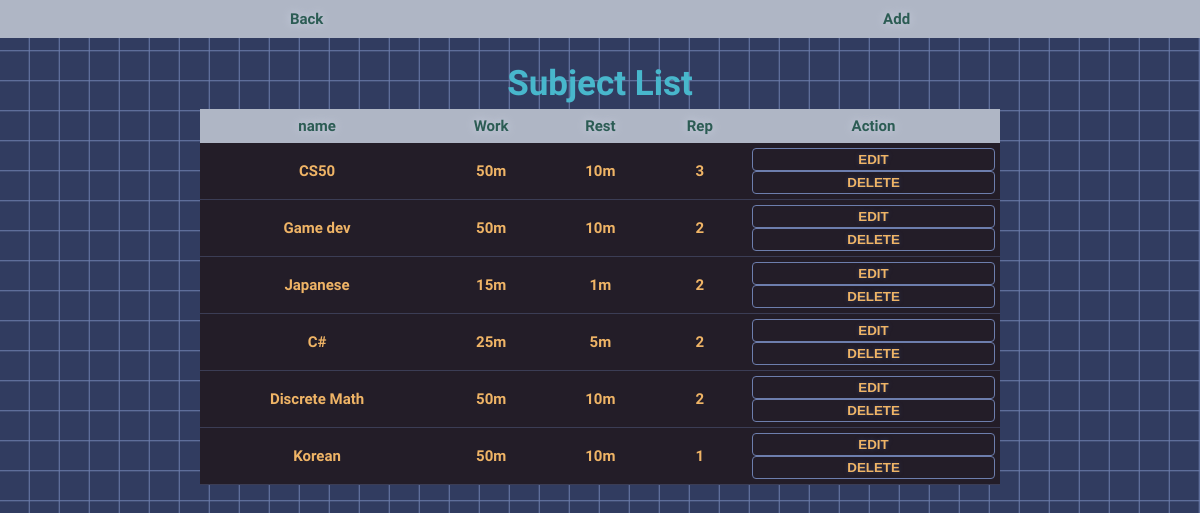
The page /tasks on the database its author committed.
### tables this page shows
CREATE TABLE tasks (id INTEGER PRIMARY KEY AUTOINCREMENT NOT NULL, name TEXT NOT NULL, work_time INTEGER NOT NULL, rest_time INTEGER DEFAULT NULL, repetition INTEGER DEFAULT 1);

### app.py (the view)
@app.route("/tasks")
def tasks():
    tasks = db.execute("SELECT * FROM tasks")
    return render_template("tasks.html", tasks=tasks)

### app.py (called while the page is built)
@app.after_request
def after_request(response):
    response.headers["Cache-Control"] = "no-cache, no-store, must-revalidate"
    response.headers["Expires"] = 0
    response.headers["Pragma"] = "no-cache"
    return response

### helper.py (called while the page is built)
def to_hours_minutes(minutes):
    hours = 0
    minutes = minutes
    while (minutes >= 60):
        hours += 1
        minutes -= 60
    if hours == 0:
        return f"{minutes}m"
    else:
        return f"{hours}h {minutes}m"

### templates/tasks.html (shortened to what this page needs)
{% extends "layout.html" %}
{% block body %}
<div class="top">
    <a href="/">Back</a>
    <a href="/add">Add</a>
</div>
<div class="middle">
    <h2>Subject List</h2>
    <div class="table-container">
        <table>
            <thead>
                <tr>
                    <th>name</th>
                    <th>Work</th>
                    <th>Rest</th>
                    <th>Rep</th>
                    <th>Action</th>
                </tr>
            </thead>
            <tbody>
                {% for task in tasks %}
                    <tr>
                        <td>{{ task.name }}</td>
                        <td>{{ task.work_time | to_hours_minutes }}</td>
                        <td>{{ task.rest_time | to_hours_minutes }}</td>
                        <td>{{ task.repetition }}</td>
                        <td>
                            <form action="/edit" method="get">
                                <button>Edit</button>
                            </form>
                            <form action="/delete" method="get">
                                <button>Delete</button>
                            </form>
                        </td>
                    </tr>
                {% endfor %}
            </tbody>
        </table>
    </div>
</div>
{% endblock %}

### static/styles.css (style rules this page uses)
body { background: #313c60; color: #2c5c54; text-shadow: 0 0 10px #cdd4e3; font-weight: bold; font-family: 'Michroma', sans-serif; font-size: 15px; margin: 0; min-height: 100vh; background-image: repeating-linear-gradient( 0deg, transparent, transparent 28px, #6d7ead 30px), repeating-linear-gradient( 90deg, transparent, transparent 28px, #6d7ead 30px); }
.top { display: flex; justify-content: space-around; padding: 10px; background: #afb6c5; }
.top a { color: #2c5c54; text-decoration: none; font-weight: bold; text-shadow: 0 0 10px #cdd4e3; }
.middle { display: flex; flex-direction: column; align-items: center; padding: 20px; }
h2 { font-size: 35px; }
h2, h3 { color: #48b7cc; text-shadow: none; position: relative; z-index: 1; margin: 5px 0; }
form { background: #afb6c5; padding: 20px; width: 300px; border-radius: 7px; }
form button { background: #562134; border: none; padding: 10px; width: 100%; font-weight: bold; color: #f7e79c; cursor: pointer; text-transform: uppercase; border-radius: 4px; text-shadow: 0 0 4px #313c60 }
table { border-collapse: collapse; width: 90%; max-width: 800px; background: #231d28; border-radius: 7px; }
thead th { padding: 8px; text-align: center; position: sticky; top: 0; background: #afb6c5; }
tbody td { text-shadow: none; padding: 5px; text-align: center; color: #efb466; font-weight: bold; border-bottom: 1px solid #6d7ead55; }
tbody tr { background: #231d28; }
td form { display: inline; padding: 0; }
td form button { display: inline-block; padding: 3px; border: 1px solid #6d7ead; background: #231d28; color: #efb466; cursor: pointer; }
.table-container { max-height: 440px; overflow-x: hidden; width: 90%; max-width: 800px; }
.table-container table { width: 100%; margin: 0; }

### rows shown on the page
tasks: name "CS50", work_time|to_hours_minutes "50m", rest_time|to_hours_minutes "10m", repetition "3"
tasks: name "Game dev", work_time|to_hours_minutes "50m", rest_time|to_hours_minutes "10m", repetition "2"
tasks: name "Japanese", work_time|to_hours_minutes "15m", rest_time|to_hours_minutes "1m", repetition "2"
tasks: name "C#", work_time|to_hours_minutes "25m", rest_time|to_hours_minutes "5m", repetition "2"
tasks: name "Discrete Math", work_time|to_hours_minutes "50m", rest_time|to_hours_minutes "10m", repetition "2"
tasks: name "Korean", work_time|to_hours_minutes "50m", rest_time|to_hours_minutes "10m", repetition "1"
